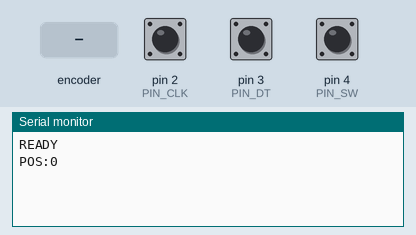
A sketch run on a simulated Arduino Uno, built with avr-gcc and run on an emulated ATmega328P. On the bench: the last lines printed to the serial monitor. The test bench sets the inputs (shaded band); at power-on: pin 4 (PIN_SW) HIGH, pin 2 (PIN_CLK) HIGH, pin 3 (PIN_DT) HIGH.

Above: at 1.2 s.
1.3 s: pin 4 (PIN_SW) pulled LOW for 0.15 s
At 2.4 s:
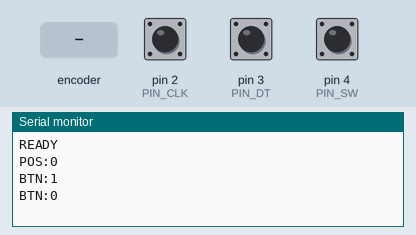
2.9 s: rotary encoder on pin 2 (PIN_CLK) / pin 3 (PIN_DT) turned 1 step (first pin leading)
At 4.2 s:
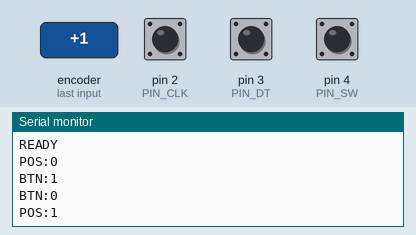
4.6 s: rotary encoder on pin 2 (PIN_CLK) / pin 3 (PIN_DT) turned 1 step (first pin leading)
At 5.6 s:
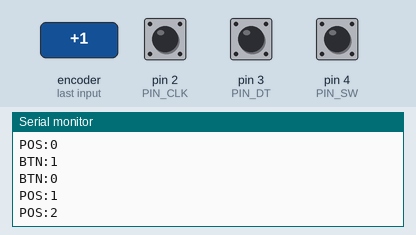

Measured:
- after the input at 1.3 s, the serial monitor: prints a new line at once (image 1)
- after the input at 2.9 s, the serial monitor: prints a new line at once (image 2)
- after the input at 4.6 s, the serial monitor: prints a new line at once (image 3)

The sketch:

RotaryEncoder.ino
```cpp
// 5-pin rotary encoder (KY-040 style) -> Serial
//
// Wiring (Arduino Nano / Uno):
//   Encoder GND -> GND
//   Encoder +   -> 5V
//   Encoder SW  -> D4   (push button, active LOW)
//   Encoder DT  -> D3   (channel B, interrupt pin)
//   Encoder CLK -> D2   (channel A, interrupt pin)
//
// Serial protocol (115200 baud, one message per line):
//   READY        sent once at startup
//   POS:<n>      absolute detent position, sent whenever it changes
//   BTN:1/BTN:0  push button pressed / released

const uint8_t PIN_CLK = 2;
const uint8_t PIN_DT  = 3;
const uint8_t PIN_SW  = 4;

// Most KY-040 encoders produce one full quadrature cycle (4 edges) per detent.
const int8_t STEPS_PER_DETENT = 4;
// Set to true if clockwise rotation counts down on your encoder.
const bool REVERSE = false;

const unsigned long DEBOUNCE_MS = 20;

// Quadrature transition table indexed by (previousState << 2) | currentState.
// Invalid transitions (both bits changing, i.e. bounce/noise) contribute 0.
const int8_t QUAD_TABLE[16] = {
   0, -1,  1,  0,
   1,  0,  0, -1,
  -1,  0,  0,  1,
   0,  1, -1,  0
};

volatile long rawCount = 0;
volatile uint8_t lastAB = 0;

long lastPosition = 0;
bool buttonState = HIGH;
bool lastButtonReading = HIGH;
unsigned long lastButtonChange = 0;

void encoderISR() {
  uint8_t ab = (digitalRead(PIN_CLK) << 1) | digitalRead(PIN_DT);
  rawCount += QUAD_TABLE[(lastAB << 2) | ab];
  lastAB = ab;
}

// Floor division that behaves correctly for negative numbers.
long floorDiv(long n, long d) {
  return (n >= 0) ? n / d : -((-n + d - 1) / d);
}

void setup() {
  Serial.begin(115200);

  pinMode(PIN_CLK, INPUT_PULLUP);
  pinMode(PIN_DT, INPUT_PULLUP);
  pinMode(PIN_SW, INPUT_PULLUP);

  lastAB = (digitalRead(PIN_CLK) << 1) | digitalRead(PIN_DT);
  attachInterrupt(digitalPinToInterrupt(PIN_CLK), encoderISR, CHANGE);
  attachInterrupt(digitalPinToInterrupt(PIN_DT), encoderISR, CHANGE);

  Serial.println(F("READY"));
  Serial.print(F("POS:"));
  Serial.println(lastPosition);
}

void loop() {
  noInterrupts();
  long raw = rawCount;
  interrupts();

  // Offset by half a detent so the rounding boundary sits mid-transition,
  // not at the resting detent where contact bounce happens.
  long position = floorDiv(raw + STEPS_PER_DETENT / 2, STEPS_PER_DETENT);
  if (REVERSE) position = -position;

  if (position != lastPosition) {
    lastPosition = position;
    Serial.print(F("POS:"));
    Serial.println(position);
  }

  bool reading = digitalRead(PIN_SW);
  if (reading != lastButtonReading) {
    lastButtonChange = millis();
    lastButtonReading = reading;
  }
  if ((millis() - lastButtonChange) > DEBOUNCE_MS && reading != buttonState) {
    buttonState = reading;
    if (buttonState == LOW) Serial.println(F("BTN:1"));
    else Serial.println(F("BTN:0"));
  }
}
```
